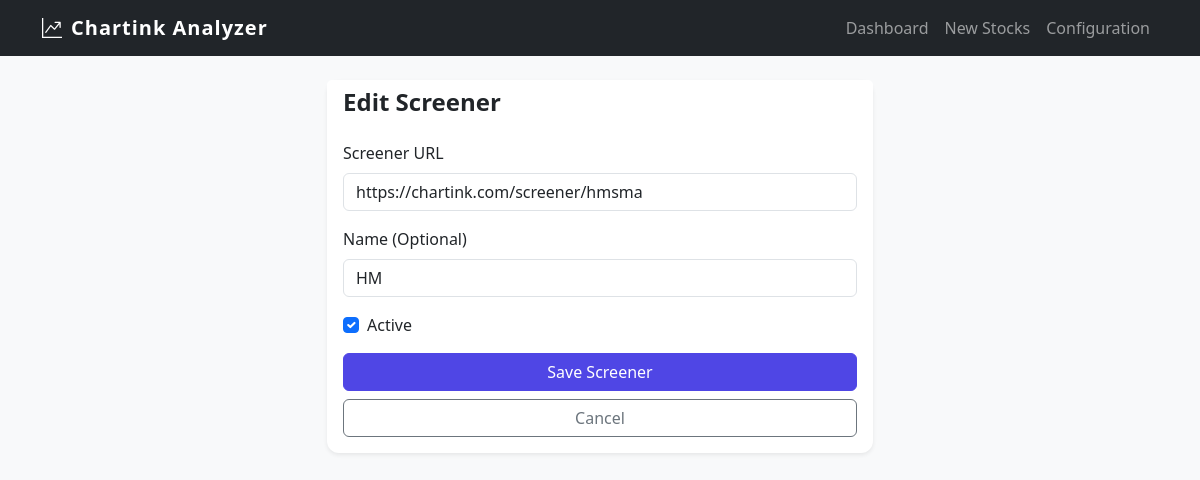
Screenshot of /analyzer/config/edit/11/ with the database file from the repository.
### analyzer/models.py (models this page shows, shortened)
class Screener(models.Model):
    url = models.URLField(unique=True)
    name = models.CharField(max_length=255, blank=True, help_text="Friendly name for the screener")
    is_active = models.BooleanField(default=True)
    created_at = models.DateTimeField(auto_now_add=True)

### analyzer/views.py (the view, shortened to what this page needs)
# urls.py: path('config/edit/<int:id>/', views.screener_edit, name='screener_edit'),
def screener_edit(request, id):
    screener = get_object_or_404(Screener, id=id)
    return render(request, 'analyzer/screener_form.html', {'screener': screener})

### analyzer/templates/analyzer/screener_form.html (shortened to what this page needs)
{% extends 'analyzer/base.html' %}
{% block content %}
<div class="row justify-content-center">
    <div class="col-md-6">
        <div class="card shadow-sm">
            <div class="card-header bg-white border-bottom-0">
                <h4 class="fw-bold mb-0">
                    {% if screener %}
                    Edit Screener
                    {% else %}
                    Add Screener
                    {% endif %}
                </h4>
            </div>
            <div class="card-body">
                <form method="post">
                    <div class="mb-3">
                        <label for="url" class="form-label">Screener URL</label>
                        <input type="url" class="form-control" id="url" name="url" value="{{ screener.url }}" required
                            placeholder="https://chartink.com/screener/...">
                    </div>
                    <div class="mb-3">
                        <label for="name" class="form-label">Name (Optional)</label>
                        <input type="text" class="form-control" id="name" name="name" value="{{ screener.name }}"
                            placeholder="e.g. 15 Min Breakout">
                    </div>
                    {% if screener %}
                    <div class="mb-3 form-check">
                        <input type="checkbox" class="form-check-input" id="is_active" name="is_active" {% if screener.is_active %}checked{% endif %}>
                        <label class="form-check-label" for="is_active">Active</label>
                    </div>
                    {% endif %}
                    <div class="d-grid gap-2">
                        <button type="submit" class="btn btn-primary">Save Screener</button>
                        <a href="{% url 'screener_list' %}" class="btn btn-outline-secondary">Cancel</a>
                    </div>
                </form>
            </div>
        </div>
    </div>
</div>
{% endblock %}

### analyzer/templates/analyzer/base.html (style rules this page uses)
body { background-color: #f8f9fa; }
.card { border: none; box-shadow: 0 4px 6px rgba(0,0,0,0.1); border-radius: 12px; }
.btn-primary { background-color: #4f46e5; border-color: #4f46e5; }

### rows the page displays
Screener: url "https://chartink.com/screener/hmsma", name "HM", is_active "☑"
